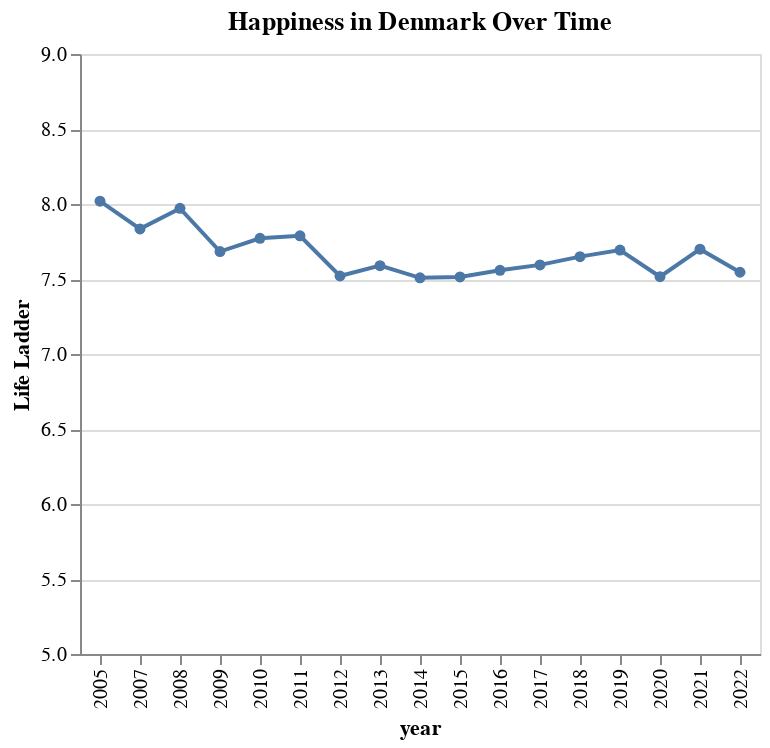

The notebook cell saved with this chart:
### Code cell
alt.Chart(happiness[happiness['Country name'] == 'Denmark']).mark_line(point=True).encode(
    x = 'year:N',
    y = alt.Y('Life Ladder', scale=alt.Scale(domain=[5,9]))).properties(
    title = 'Happiness in Denmark Over Time')

### Figure 1 — Vega-Lite specification as saved in the notebook (floating-point values rounded to 4 significant figures)
{"config": {"view": {"continuousWidth": 300, "continuousHeight": 300}}, "data": {"name": "data-077337072fdcd7eac95812280d1084c7"}, "mark": {"type": "line", "point": true}, "encoding": {"x": {"field": "year", "type": "nominal"}, "y": {"field": "Life Ladder", "scale": {"domain": [5, 9]}, "type": "quantitative"}}, "title": "Happiness in Denmark Over Time", "$schema": "https://vega.github.io/schema/vega-lite/v5.8.0.json", "datasets": {"data-077337072fdcd7eac95812280d1084c7": [{"Country name": "Denmark", "year": 2005, "Life Ladder": 8.019, "Log GDP per capita": 10.85, "Social support": 0.972, "Healthy life expectancy at birth": 68.3, "Freedom to make life choices": 0.971, "Generosity": null, "Perceptions of corruption": 0.237, "Positive affect": 0.777, "Negative affect": 0.154}, {"Country name": "Denmark", "year": 2007, "Life Ladder": 7.834, "Log GDP per capita": 10.89, "Social support": 0.954, "Healthy life expectancy at birth": 68.74, "Freedom to make life choices": 0.932, "Generosity": 0.236, "Perceptions of corruption": 0.206, "Positive affect": 0.778, "Negative affect": 0.194}, {"Country name": "Denmark", "year": 2008, "Life Ladder": 7.971, "Log GDP per capita": 10.88, "Social support": 0.954, "Healthy life expectancy at birth": 68.96, "Freedom to make life choices": 0.97, "Generosity": 0.268, "Perceptions of corruption": 0.248, "Positive affect": 0.759, "Negative affect": 0.163}, {"Country name": "Denmark", "year": 2009, "Life Ladder": 7.683, "Log GDP per capita": 10.82, "Social support": 0.939, "Healthy life expectancy at birth": 69.18, "Freedom to make life choices": 0.949, "Generosity": 0.259, "Perceptions of corruption": 0.206, "Positive affect": 0.782, "Negative affect": 0.234}, {"Country name": "Denmark", "year": 2010, "Life Ladder": 7.771, "Log GDP per capita": 10.84, "Social support": 0.975, "Healthy life expectancy at birth": 69.4, "Freedom to make life choices": 0.944, "Generosity": 0.238, "Perceptions of corruption": 0.175, "Positive affect": 0.796, "Negative affect": 0.155}, {"Country name": "Denmark", "year": 2011, "Life Ladder": 7.788, "Log GDP per capita": 10.85, "Social support": 0.962, "Healthy life expectancy at birth": 69.62, "Freedom to make life choices": 0.935, "Generosity": 0.293, "Perceptions of corruption": 0.22, "Positive affect": 0.778, "Negative affect": 0.175}, {"Country name": "Denmark", "year": 2012, "Life Ladder": 7.52, "Log GDP per capita": 10.84, "Social support": 0.951, "Healthy life expectancy at birth": 69.84, "Freedom to make life choices": 0.933, "Generosity": 0.135, "Perceptions of corruption": 0.187, "Positive affect": 0.783, "Negative affect": 0.209}, {"Country name": "Denmark", "year": 2013, "Life Ladder": 7.589, "Log GDP per capita": 10.85, "Social support": 0.965, "Healthy life expectancy at birth": 70.06, "Freedom to make life choices": 0.92, "Generosity": 0.211, "Perceptions of corruption": 0.17, "Positive affect": 0.826, "Negative affect": 0.195}, {"Country name": "Denmark", "year": 2014, "Life Ladder": 7.508, "Log GDP per capita": 10.86, "Social support": 0.956, "Healthy life expectancy at birth": 70.28, "Freedom to make life choices": 0.942, "Generosity": 0.114, "Perceptions of corruption": 0.237, "Positive affect": 0.78, "Negative affect": 0.233}, {"Country name": "Denmark", "year": 2015, "Life Ladder": 7.514, "Log GDP per capita": 10.88, "Social support": 0.96, "Healthy life expectancy at birth": 70.5, "Freedom to make life choices": 0.941, "Generosity": 0.218, "Perceptions of corruption": 0.191, "Positive affect": 0.801, "Negative affect": 0.218}, {"Country name": "Denmark", "year": 2016, "Life Ladder": 7.558, "Log GDP per capita": 10.9, "Social support": 0.954, "Healthy life expectancy at birth": 70.62, "Freedom to make life choices": 0.948, "Generosity": 0.134, "Perceptions of corruption": 0.21, "Positive affect": 0.786, "Negative affect": 0.208}, {"Country name": "Denmark", "year": 2017, "Life Ladder": 7.594, "Log GDP per capita": 10.92, "Social support": 0.952, "Healthy life expectancy at birth": 70.75, "Freedom to make life choices": 0.955, "Generosity": 0.151, "Perceptions of corruption": 0.181, "Positive affect": 0.779, "Negative affect": 0.206}, {"Country name": "Denmark", "year": 2018, "Life Ladder": 7.649, "Log GDP per capita": 10.94, "Social support": 0.958, "Healthy life expectancy at birth": 70.88, "Freedom to make life choices": 0.935, "Generosity": 0.013, "Perceptions of corruption": 0.151, "Positive affect": 0.773, "Negative affect": 0.206}, {"Country name": "Denmark", "year": 2019, "Life Ladder": 7.693, "Log GDP per capita": 10.95, "Social support": 0.958, "Healthy life expectancy at birth": 71.0, "Freedom to make life choices": 0.963, "Generosity": 0.016, "Perceptions of corruption": 0.174, "Positive affect": 0.797, "Negative affect": 0.181}, {"Country name": "Denmark", "year": 2020, "Life Ladder": 7.515, "Log GDP per capita": 10.92, "Social support": 0.947, "Healthy life expectancy at birth": 71.12, "Freedom to make life choices": 0.938, "Generosity": 0.047, "Perceptions of corruption": 0.214, "Positive affect": 0.753, "Negative affect": 0.227}, {"Country name": "Denmark", "year": 2021, "Life Ladder": 7.699, "Log GDP per capita": 10.97, "Social support": 0.945, "Healthy life expectancy at birth": 71.25, "Freedom to make life choices": 0.933, "Generosity": 0.131, "Perceptions of corruption": 0.173, "Positive affect": 0.792, "Negative affect": 0.206}, {"Country name": "Denmark", "year": 2022, "Life Ladder": 7.545, "Log GDP per capita": 10.99, "Social support": 0.97, "Healthy life expectancy at birth": 71.38, "Freedom to make life choices": 0.93, "Generosity": 0.224, "Perceptions of corruption": 0.203, "Positive affect": 0.787, "Negative affect": 0.205}]}}
